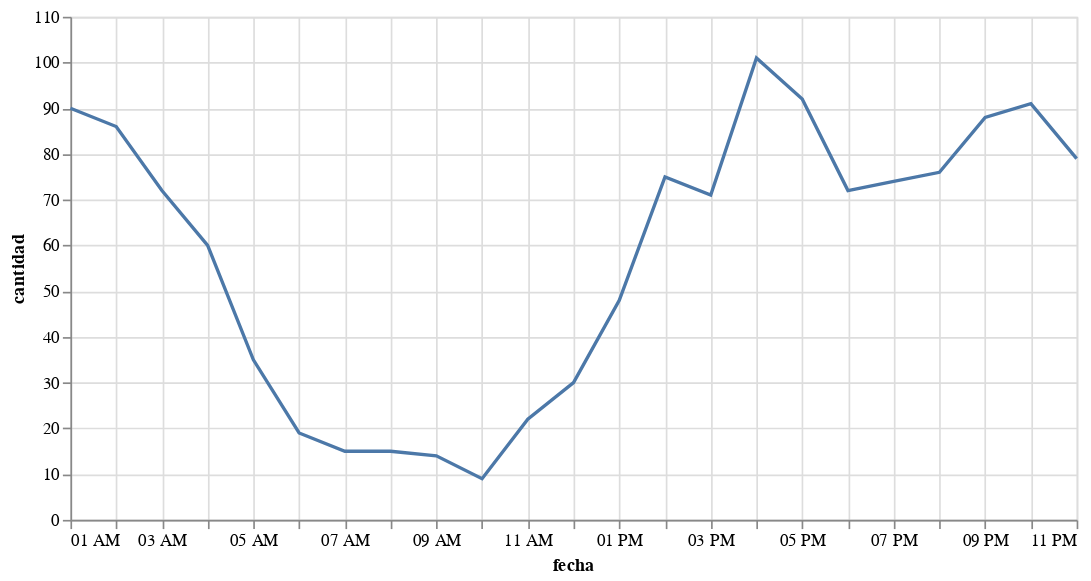

The code cell stored with this chart in its notebook:
### Markdown cell above
### Linea de tiempo de todos los tweets del dia 18

### Code cell
dia = df_fecha_tweets[(df_fecha_tweets["fecha"] > "2015-02-18") &
                      (df_fecha_tweets["fecha"] < "2015-02-19") ]
alt.Chart(dia).mark_line().encode(
    x='fecha:T',
    y='cantidad:Q'
).properties(
    width=600,
    height=300
)

### Figure 1 — Vega-Lite specification as saved in the notebook (floating-point values rounded to 4 significant figures)
{"config": {"view": {"continuousWidth": 400, "continuousHeight": 300}}, "data": {"name": "data-695391bd99136b47a1a6aa77f8b4f55a"}, "mark": "line", "encoding": {"x": {"field": "fecha", "type": "temporal"}, "y": {"field": "cantidad", "type": "quantitative"}}, "height": 300, "width": 600, "$schema": "https://vega.github.io/schema/vega-lite/v4.17.0.json", "datasets": {"data-695391bd99136b47a1a6aa77f8b4f55a": [{"fecha": "2015-02-18T01:00:00", "cantidad": 90}, {"fecha": "2015-02-18T02:00:00", "cantidad": 86}, {"fecha": "2015-02-18T03:00:00", "cantidad": 72}, {"fecha": "2015-02-18T04:00:00", "cantidad": 60}, {"fecha": "2015-02-18T05:00:00", "cantidad": 35}, {"fecha": "2015-02-18T06:00:00", "cantidad": 19}, {"fecha": "2015-02-18T07:00:00", "cantidad": 15}, {"fecha": "2015-02-18T08:00:00", "cantidad": 15}, {"fecha": "2015-02-18T09:00:00", "cantidad": 14}, {"fecha": "2015-02-18T10:00:00", "cantidad": 9}, {"fecha": "2015-02-18T11:00:00", "cantidad": 22}, {"fecha": "2015-02-18T12:00:00", "cantidad": 30}, {"fecha": "2015-02-18T13:00:00", "cantidad": 48}, {"fecha": "2015-02-18T14:00:00", "cantidad": 75}, {"fecha": "2015-02-18T15:00:00", "cantidad": 71}, {"fecha": "2015-02-18T16:00:00", "cantidad": 101}, {"fecha": "2015-02-18T17:00:00", "cantidad": 92}, {"fecha": "2015-02-18T18:00:00", "cantidad": 72}, {"fecha": "2015-02-18T19:00:00", "cantidad": 74}, {"fecha": "2015-02-18T20:00:00", "cantidad": 76}, {"fecha": "2015-02-18T21:00:00", "cantidad": 88}, {"fecha": "2015-02-18T22:00:00", "cantidad": 91}, {"fecha": "2015-02-18T23:00:00", "cantidad": 79}]}}
